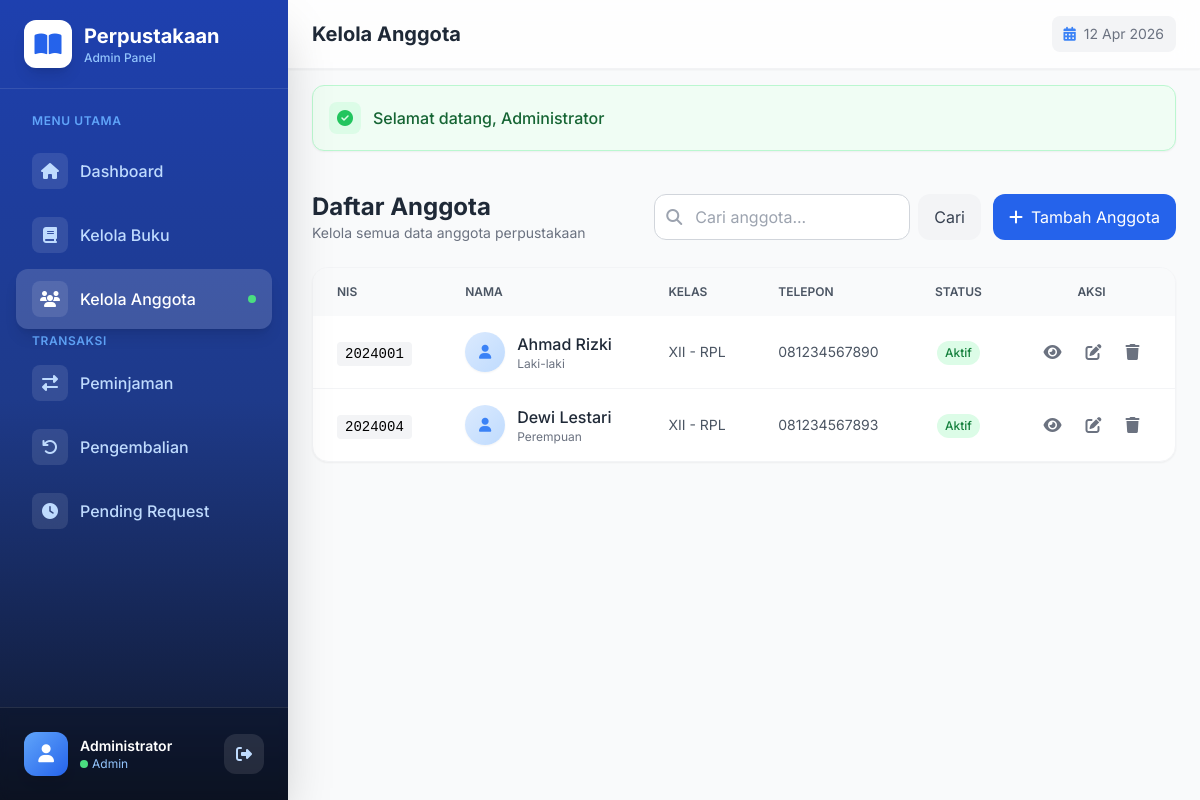
Screenshot of /admin/anggota (signed in) with the database file from the repository.
### tables this page shows
CREATE TABLE `anggota` (
  `id` int(11) NOT NULL,
  `nis` varchar(20) NOT NULL,
  `nama` varchar(100) NOT NULL,
  `jenis_kelamin` enum('L','P') NOT NULL,
  `kelas` varchar(20) NOT NULL,
  `jurusan` varchar(100) DEFAULT NULL,
  `alamat` text DEFAULT NULL,
  `telepon` varchar(20) DEFAULT NULL,
  `email` varchar(100) DEFAULT NULL,
  `username` varchar(50) NOT NULL,
  `password` varchar(255) NOT NULL,
  `foto` varchar(255) DEFAULT NULL,
  `tanggal_daftar` date NOT NULL,
  `status` enum('aktif','nonaktif','suspend') DEFAULT 'aktif',
  `max_pinjam` int(11) DEFAULT 3,
  `created_at` timestamp NOT NULL DEFAULT current_timestamp(),
  `updated_at` timestamp NOT NULL DEFAULT current_timestamp() ON UPDATE current_timestamp()
);

### controllers/AnggotaController.php (called while the page is built, shortened)
<?php
class AnggotaController {
    private $anggotaModel;
    public function __construct() {
        $this->anggotaModel = new Anggota();
    }
    public function index() {
        $data = [
            'user' => Session::get('user_data'),
            'anggota' => $this->anggotaModel->getAll()
        ];
        include BASE_PATH . '/views/admin/anggota/index.php';
    }
}

### helpers/Session.php (called while the page is built, shortened)
<?php
class Session {
    public static function get($key, $default = null) {
        return $_SESSION[$key] ?? $default;
    }
}

### config/Database.php (called while the page is built, shortened)
<?php
class Database {
    private static $instance = null;
    private $connection;
    private $host = 'localhost';
    private $db_name = 'db_perpustakaan';
    private $username = 'root';
    private $password = '';
    private $charset = 'utf8mb4';
    private function __construct() {
        try {
            $dsn = "mysql:host={$this->host};dbname={$this->db_name};charset={$this->charset}";
            $options = [
                PDO::ATTR_ERRMODE => PDO::ERRMODE_EXCEPTION,
                PDO::ATTR_DEFAULT_FETCH_MODE => PDO::FETCH_ASSOC,
                PDO::ATTR_EMULATE_PREPARES => false,
            ];
            $this->connection = new PDO($dsn, $this->username, $this->password, $options);
        } catch (PDOException $e) {
            die("Koneksi database gagal: " . $e->getMessage());
        }
    }
    public static function getInstance() {
        if (self::$instance === null) {
            self::$instance = new self();
        }
        return self::$instance;
    }
    public function getConnection() {
        return $this->connection;
    }
}

### models/Anggota.php (called while the page is built, shortened)
<?php
class Anggota {
    private $db;
    private $table = 'anggota';
    public function __construct() {
        $this->db = Database::getInstance()->getConnection();
    }
    public function getAll() {
        $stmt = $this->db->query("SELECT * FROM {$this->table} ORDER BY created_at DESC");
        return $stmt->fetchAll();
    }
}

### views/admin/anggota/index.php (the view, shortened to what this page needs)
<?php
include BASE_PATH . '/views/layouts/header.php';
include BASE_PATH . '/views/layouts/admin_sidebar.php';
?>
<div class="flex flex-col lg:flex-row lg:items-center lg:justify-between gap-4 mb-6">
    <div class="fade-in-left">
        <h1 class="text-xl sm:text-2xl font-bold text-gray-800">Daftar Anggota</h1>
        <p class="text-gray-500 text-sm">Kelola semua data anggota perpustakaan</p>
    </div>
    <div class="flex flex-col sm:flex-row gap-3 fade-in-right">
        <form action="<?= BASE_URL ?>/admin/anggota/search" method="GET" class="flex gap-2">
            <div class="relative flex-1">
                <input type="text" name="q" value="<?= htmlspecialchars($keyword ?? '') ?>"
                       class="w-full sm:w-64 pl-10 pr-4 py-2.5 border border-gray-300 rounded-xl focus:ring-2 focus:ring-primary-500 focus:border-primary-500 transition-all"
                       placeholder="Cari anggota...">
                <i class="fas fa-search absolute left-3 top-1/2 -translate-y-1/2 text-gray-400"></i>
            </div>
            <button type="submit" class="px-4 py-2.5 bg-gray-100 text-gray-700 rounded-xl hover:bg-gray-200 transition-all btn-press">Cari</button>
        </form>
        <a href="<?= BASE_URL ?>/admin/anggota/create" class="px-4 py-2.5 bg-primary-600 text-white rounded-xl hover:bg-primary-700 flex items-center justify-center gap-2 transition-all btn-press hover-lift">
            <i class="fas fa-plus"></i>
            <span>Tambah Anggota</span>
        </a>
    </div>
</div>
<div class="bg-white rounded-2xl shadow-sm border border-gray-100 overflow-hidden card-animate">
    <div class="overflow-x-auto">
        <table class="w-full">
            <thead class="bg-gray-50">
                <tr>
                    <th class="px-4 sm:px-6 py-4 text-left text-xs font-semibold text-gray-600 uppercase">NIS</th>
                    <th class="px-4 sm:px-6 py-4 text-left text-xs font-semibold text-gray-600 uppercase">Nama</th>
                    <th class="px-4 sm:px-6 py-4 text-left text-xs font-semibold text-gray-600 uppercase hidden md:table-cell">Kelas</th>
                    <th class="px-4 sm:px-6 py-4 text-left text-xs font-semibold text-gray-600 uppercase hidden lg:table-cell">Telepon</th>
                    <th class="px-4 sm:px-6 py-4 text-center text-xs font-semibold text-gray-600 uppercase">Status</th>
                    <th class="px-4 sm:px-6 py-4 text-center text-xs font-semibold text-gray-600 uppercase">Aksi</th>
                </tr>
            </thead>
            <tbody class="divide-y divide-gray-100">
                <?php if (empty($data['anggota'])): ?>
                    <tr>
                        <td colspan="6" class="px-6 py-12 text-center text-gray-500">
                            <div class="fade-in">
                                <i class="fas fa-users text-5xl mb-4 text-gray-300"></i>
                                <p class="font-medium">Belum ada data anggota</p>
                                <a href="<?= BASE_URL ?>/admin/anggota/create" class="inline-block mt-3 text-primary-600 hover:underline">
                                    + Tambah anggota pertama
                                </a>
                            </div>
                        </td>
                    </tr>
                <?php else: ?>
                    <?php foreach ($data['anggota'] as $a): ?>
                        <tr class="hover:bg-gray-50 transition-colors">
                            <td class="px-4 sm:px-6 py-4">
                                <span class="font-mono text-sm bg-gray-100 px-2 py-1 rounded"><?= htmlspecialchars($a['nis']) ?></span>
                            </td>
                            <td class="px-4 sm:px-6 py-4">
                                <div class="flex items-center gap-3">
                                    <?php if (!empty($a['foto'])): ?>
                                        <img src="<?= BASE_URL ?>/<?= $a['foto'] ?>" alt="" class="w-10 h-10 object-cover rounded-full shadow-sm">
                                    <?php else: ?>
                                        <div class="w-10 h-10 bg-gradient-to-br from-primary-100 to-primary-200 rounded-full flex items-center justify-center shadow-sm">
                                            <i class="fas fa-user text-primary-500 text-sm"></i>
                                        </div>
                                    <?php endif; ?>
                                    <div class="min-w-0">
                                        <p class="font-medium text-gray-800 truncate max-w-[120px] sm:max-w-none"><?= htmlspecialchars($a['nama']) ?></p>
                                        <p class="text-xs text-gray-500"><?= $a['jenis_kelamin'] === 'L' ? 'Laki-laki' : 'Perempuan' ?></p>
                                    </div>
                                </div>
                            </td>
                            <td class="px-4 sm:px-6 py-4 text-sm text-gray-600 hidden md:table-cell">
                                <?= htmlspecialchars($a['kelas']) ?> <?= $a['jurusan'] ? '- ' . htmlspecialchars($a['jurusan']) : '' ?>
                            </td>
                            <td class="px-4 sm:px-6 py-4 text-sm text-gray-600 hidden lg:table-cell">
                                <?= htmlspecialchars($a['telepon'] ?? '-') ?>
                            </td>
                            <td class="px-4 sm:px-6 py-4 text-center">
                                <span class="inline-flex px-2 py-1 text-xs font-medium rounded-full
                                    <?= $a['status'] === 'aktif' ? 'bg-green-100 text-green-700' : 'bg-red-100 text-red-700' ?>">
                                    <?= ucfirst($a['status']) ?>
                                </span>
                            </td>
                            <td class="px-4 sm:px-6 py-4 text-center">
                                <div class="flex items-center justify-center gap-1 sm:gap-2">
                                    <a href="<?= BASE_URL ?>/admin/anggota/show?id=<?= $a['id'] ?>"
                                       class="p-2 text-gray-500 hover:text-blue-600 hover:bg-blue-50 rounded-lg transition-all" title="Detail">
                                        <i class="fas fa-eye"></i>
                                    </a>
                                    <a href="<?= BASE_URL ?>/admin/anggota/edit?id=<?= $a['id'] ?>"
                                       class="p-2 text-gray-500 hover:text-amber-600 hover:bg-amber-50 rounded-lg transition-all" title="Edit">
                                        <i class="fas fa-edit"></i>
                                    </a>
                                    <button onclick="confirmDelete('Hapus anggota <?= htmlspecialchars($a['nama']) ?>?', '<?= BASE_URL ?>/admin/anggota/delete?id=<?= $a['id'] ?>')"
                                            class="p-2 text-gray-500 hover:text-red-600 hover:bg-red-50 rounded-lg transition-all" title="Hapus">
                                        <i class="fas fa-trash"></i>
                                    </button>
                                </div>
                            </td>
                        </tr>
                    <?php endforeach; ?>
                <?php endif; ?>
            </tbody>
        </table>
    </div>
</div>
    </main>
</div>
<?php include BASE_PATH . '/views/layouts/footer.php'; ?>

### views/layouts/header.php (style rules this page uses)
* { font-family: 'Inter', sans-serif; }
.fade-in-left { animation: fadeInLeft 0.6s ease-out forwards; }
.fade-in-right { animation: fadeInRight 0.6s ease-out forwards; }
.hover-lift { transition: all 0.3s cubic-bezier(0.4, 0, 0.2, 1); }
.hover-scale { transition: all 0.3s ease; }
.btn-press { transition: all 0.15s ease; }
.table-row-animate { animation: tableRowIn 0.4s ease-out forwards; opacity: 0; }

### rows the page displays
anggota: nis "2024001", nama "Ahmad Rizki", jenis_kelamin "Laki-laki", kelas "XII", jurusan "RPL", telepon "081234567890", status "Aktif"
anggota: nis "2024004", nama "Dewi Lestari", jenis_kelamin "Perempuan", kelas "XII", jurusan "RPL", telepon "081234567893", status "Aktif"

### other values shown
$user['nama_lengkap'] "Administrator"
$user['role'] "Admin"
$pageTitle "Kelola Anggota"
$flash['message'] "Selamat datang, Administrator"
